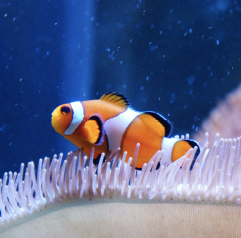
#> input picture project 3/images/clownfish.png, 241 x 238 px
$ jupyter execute convolution_and_pooling.ipynb   (shell and % lines are left out)
#> lines starting #> are read from the running program, lines starting #| are printed output that depends on the picture
### project 3/filter_ops.py
'''filter_ops.py
Implements the convolution and max pooling operations.
Applied to images and other data represented as an ndarray.
YOUR NAMES HERE
CS343: Neural Networks
Project 3: Convolutional neural networks
'''
import numpy as np
import math


def conv2_gray(img, kers, verbose=True):
    '''Does a 2D convolution operation on GRAYSCALE `img` using kernels `kers`.
    Uses 'same' boundary conditions.

    Parameters:
    -----------
    img: ndarray. Grayscale input image to be filtered. shape=(height img_y (px), width img_x (px))
    kers: ndarray. Convolution kernels. shape=(Num kers, ker_sz (px), ker_sz (px))
        NOTE: Kernel should be square and [ker_sz < img_y] and [ker_sz < img_x]
    verbose: bool. I suggest making helpful print statements showing the shape of various things
        as you go. Only execute these print statements if verbose is True.

    Returns:
    -----------
    filteredImg: ndarray. `img` filtered with all the `kers`. shape=(Num kers, img_y, img_x)

    Hints:
    -----------
    - Remember to flip your kernel since this is convolution!
    - Be careful of off-by-one errors, especially in setting up your loops. In particular, you
    want to align your convolution so that it starts aligned with the top-left corner of your
    padded image and iterate until the right/bottom sides of the kernel fall in the last pixel on
    the right/bottom sides of the padded image.
    - Use the 'same' padding formula for compute the necessary amount of padding to have the output
    image have the same spatial dimensions as the input.
    - I suggest using indexing/assignment to 'frame' your input image into the padded one.
    '''
#> called with img = array of shape (7, 7), kers = array of shape (1, 2, 2), verbose = True
    img_y, img_x = img.shape
    n_kers, ker_x, ker_y = kers.shape

    if verbose:
        print(f'img_x={img_y}, img_y={img_x}')
        print(f'n_kers={n_kers}, ker_x={ker_x}, ker_y={ker_y}')

    if ker_x != ker_y:
        print('Kernels must be square!')
        return

    f_Img = np.zeros((n_kers, img_y, img_x))

    padding = math.ceil((ker_x - 1) /2)

    rows = np.zeros((img_y, padding))

    a = np.hstack((rows, img))

    b = np.hstack((a, rows))

    cols= np.zeros((padding, b.shape[1]))

    c = np.vstack((b, cols))

    padded_image = np.vstack((cols, c))


    for k in range(n_kers):
        kernel = kers[k]
        kernel = np.flipud(np.fliplr(kernel))


        for i in range(img_y):
            for j in range(img_x):
                region = padded_image[i:i + ker_x, j:j + ker_x]

                result = np.sum(region * kernel)

                f_Img[k, i, j] = result

    return f_Img

def conv2(img, kers, verbose=True):
    '''Does a 2D convolution operation on COLOR or grayscale `img` using kernels `kers`.
    Uses 'same' boundary conditions.

    Parameters:
    -----------
    img: ndarray. Input image to be filtered. shape=(N_CHANS, height img_y (px), width img_x (px))
        where n_chans is 1 for grayscale images and 3 for RGB color images
    kers: ndarray. Convolution kernels. shape=(Num filters, ker_sz (px), ker_sz (px))
        NOTE: Each kernel should be square and [ker_sz < img_y] and [ker_sz < img_x]
    verbose: bool. I suggest making helpful print statements showing the shape of various things
        as you go. Only execute these print statements if verbose is True.

    Returns:
    -----------
    filteredImg: ndarray. `img` filtered with all `kers`. shape=(Num filters, N_CHANS, img_y, img_x)

    What's new:
    -----------
    - N_CHANS, see above.

    Hints:
    -----------
    - You should not need more for loops than you have in `conv2_gray`.
    - When summing inside your nested loops, keep in mind the keepdims=True parameter of np.sum and
    be aware of which axes you are summing over. If you use keepdims=True, you may want to remove
    singleton dimensions.
    '''
    n_chan, img_y, img_x = img.shape
    n_kers, ker_x, ker_y = kers.shape

    if verbose:
        print(f'img_x={img_y}, img_y={img_x}')
        print(f'n_kers={n_kers}, ker_x={ker_x}, ker_y={ker_y}')

    if ker_x != ker_y:
        print('Kernels must be square!')
        return

    f_Img = np.zeros((n_kers, n_chan, img_y, img_x))

    padding = math.ceil((ker_x - 1) /2)

    padded_img = np.pad(img,( (0,0), (padding, padding), (padding, padding)))

    if verbose:
        print("f_Img shape; ",f_Img.shape)
        print("img shape:",img.shape)
        print("padding: ",padding)
        print("padded_image shape:",padded_img.shape)

    for k in range(n_kers):
        #we do this for each kernel
        kernel = kers[k]
        kernel = np.flipud(np.fliplr(kernel))
        for i in range(img_y):
            for j in range(img_x):
                #step into region
                region = padded_img[:,i:i + ker_y, j:j + ker_x]
                #do I need to sum with some axis.  It seems like our region pulls us into one of our dimensions
                #so why would me need to do anything but sum across the element wise operated matrix
                result = np.sum(region * kernel, axis = (1,2))
                f_Img[k,:, i, j] += result

    return f_Img


def conv2nn(imgs, kers, bias, verbose=True):
    '''General 2D convolution operation suitable for a convolutional layer of a neural network.
    Uses 'same' boundary conditions.

    Parameters:
    -----------
    imgs: ndarray. Input IMAGES to be filtered. shape=(BATCH_SZ, n_chans, img_y, img_x)
        where batch_sz is the number of images in the mini-batch
        n_chans is 1 for grayscale images and 3 for RGB color images
    kers: ndarray. Convolution kernels. shape=(n_kers, N_CHANS, ker_sz, ker_sz)
        NOTE: Each kernel should be square and [ker_sz < img_y] and [ker_sz < img_x]
    bias: ndarray. Bias term used in the neural network layer. Shape=(n_kers,)
        i.e. there is a single bias per filter. Convolution by the c-th filter gets the c-th
        bias term added to it.
    verbose: bool. I suggest making helpful print statements showing the shape of various things
        as you go. Only execute these print statements if verbose is True.

    What's new (vs conv2):
    -----------
    - Multiple images (mini-batch support)
    - Kernels now have a color channel dimension too
    - Collapse (sum) over color channels when computing the returned output images
    - A bias term

    Returns:
    -----------
    output: ndarray. `imgs` filtered with all `kers`. shape=(BATCH_SZ, n_kers, img_y, img_x)

    Hints:
    -----------
    - You may need additional loop(s).
    - Summing inside your loop can be made simpler compared to conv2.
    - Adding the bias should be easy.
    '''
    batch_sz, n_chans, img_y, img_x = imgs.shape
    n_kers, n_ker_chans, ker_x, ker_y = kers.shape

    if verbose:
        print(f'batch_sz={batch_sz}, n_chan={n_chans}, img_x={img_y}, img_y={img_x}')
        print(f'n_kers={n_kers}, n_ker_chans={n_ker_chans}, ker_x={ker_x}, ker_y={ker_y}')

    if ker_x != ker_y:
        print('Kernels must be square!')
        return

    if n_chans != n_ker_chans:
        print('Number of kernel channels doesnt match input num channels!')
        return

    f_Imgs = np.zeros((batch_sz, n_kers, img_y, img_x))

    padding = math.ceil((ker_x - 1) /2)

    padded_imgs = np.pad(imgs,((0,0),(0,0), (padding, padding), (padding, padding)))

    if verbose:
        print("f_Img shape; ",f_Imgs.shape)
        print("img shape:",imgs.shape)
        print("padding: ",padding)
        print("padded_image shape:",padded_imgs.shape)

    flipped_kers = np.flip(kers, axis=(2, 3))

    for img in range(batch_sz):
        for k in range(n_kers):
            #we do this for each kernel
            # kernel = kers[k]
            # kernel = np.flip(kernel, axis=(1, 2))#np.flipud(np.fliplr(kernel))
            for i in range(img_y):
                for j in range(img_x):
                    #step into region
                    region = padded_imgs[img,:,i:i + ker_y, j:j + ker_x]
                    result = np.sum(region * flipped_kers[k]) #will be n_channels
                    f_Imgs[img,k, i, j] += result + bias[k]

    return f_Imgs


def get_pooling_out_shape(img_dim, pool_size, strides):
    '''Computes the size of the output of a max pooling operation along one spatial dimension.

    Parameters:
    -----------
    img_dim: int. Either img_y or img_x
    pool_size: int. Size of pooling window in one dimension: either x or y (assumed the same).
    strides: int. Size of stride when the max pooling window moves from one position to another.

    Returns:
    -----------
    int. The size in pixels of the output of the image after max pooling is applied, in the dimension
        img_dim.
    '''

    return int(np.floor((img_dim - pool_size) / strides) + 1)


def max_pool(inputs, pool_size=2, strides=1, verbose=True):
    ''' Does max pooling on inputs. Works on single grayscale images, so somewhat comparable to
    `conv2_gray`.

    Parameters:
    -----------
    inputs: Input to be filtered. shape=(height img_y, width img_x)
    pool_size: int. Pooling window extent in both x and y.
    strides: int. How many "pixels" in x and y to skip over between successive max pooling operations
    verbose: bool. I suggest making helpful print statements showing the shape of various things
        as you go. Only execute these print statements if verbose is True.

    Returns:
    -----------
    outputs: Input filtered with max pooling op. shape=(out_y, out_x)
        NOTE: out_y, out_x determined by the output shape formula. The input spatial dimensions are
        not preserved (unless pool_size=1...but what's the point of that? :)

    NOTE: There is no padding in the max-pooling operation.

    Hints:
    -----------
    - You should be able to heavily leverage the structure of your conv2_gray code here
    - Instead of defining a kernel, indexing strategically may be helpful
    - You may need to keep track of and update indices for both the input and output images
    - Overall, this should be a simpler implementation than `conv2_gray`
    '''

    img_y, img_x = inputs.shape

    out_dims = get_pooling_out_shape(img_y, pool_size, strides),get_pooling_out_shape(img_x, pool_size, strides)

    output = np.zeros((out_dims[0], out_dims[1]))

    for i in range(out_dims[0]):
        for j in range(out_dims[1]):
            region = inputs[strides*i:strides*i + pool_size, strides*j:strides*j + pool_size]
            output[i,j] = np.max(region)


    return output


def max_poolnn(inputs, pool_size=2, strides=1, verbose=True):
    ''' Max pooling implementation for a MaxPooling2D layer of a neural network

    Parameters:
    -----------
    inputs: Input to be filtered. shape=(mini_batch_sz, n_chans, height img_y, width img_x)
        where n_chans is 1 for grayscale images and 3 for RGB color images
    pool_size: int. Pooling window extent in both x and y.
    strides: int. How many "pixels" in x and y to skip over between successive max pooling operations
    verbose: bool. I suggest making helpful print statements showing the shape of various things
        as you go. Only execute these print statements if verbose is True.

    Returns:
    -----------
    outputs: Input filtered with max pooling op. shape=(mini_batch_sz, n_chans, out_y, out_x)
        NOTE: out_y, out_x determined by the output shape formula. The input spatial dimensions are
        not preserved (unless pool_size=1...but what's the point of that?)

    What's new (vs max_pool):
    -----------
    - Multiple images (mini-batch support)
    - Images now have a color channel dimension too

    Hints:
    -----------
    - If you added additional nested loops, be careful when you reset your input image indices
    '''
    mini_batch_sz, n_chans, img_y, img_x = inputs.shape

    #we can do this vectorized

    out_dims =mini_batch_sz, n_chans, get_pooling_out_shape(img_y, pool_size, strides),get_pooling_out_shape(img_x, pool_size, strides)

    output = np.zeros((mini_batch_sz, n_chans, out_dims[2], out_dims[3]))

    for i in range(out_dims[2]):
        for j in range(out_dims[3]):
            region = inputs[:,:,strides*i:strides*i + pool_size, strides*j:strides*j + pool_size]
            output[:,:,i,j] = np.max(region, axis = (2,3))


    return output

### project 3/convolution_and_pooling.ipynb
**Gordon Doore Ghailan Fadah**

Fall 2023

CS343: Neural Networks

[cell 1]
import os
import random
import numpy as np
import matplotlib.pyplot as plt
import scipy.signal as sp
from PIL import Image

plt.style.use(['seaborn-colorblind', 'seaborn-darkgrid'])
plt.rcParams.update({'font.size': 20})

np.set_printoptions(suppress=True, precision=3)

# Automatically reload external modules

# Project 3 |  Convolutional Neural Networks

## Task 1: Single channel 2D Convolution (Grayscale image filtering)

As the name suggests, a critical component of a convolutional neural network is the **convolution** operation. We're going to start by implementing a function in `filter_ops.py` that convolves an image with a filter. You will make use of this function when you build the convolutional net next week. We'll make several versions of the function to help with the debugging, gradually adding complexity.

First, implement `conv2_gray` according to the specifications in the comments. Run the following code to test your implementation

### 1a. Single kernel synthetic data tests

[cell 2]
from filter_ops import conv2_gray

#### Test: Single kernel, odd image size

[cell 3]
# Create test 'staircase' pattern 0-10 across the column dimension and replicate across rows
test_num_cols = 7
test_img = np.tile(1 + np.arange(0, test_num_cols), (test_num_cols, 1))

# Single uniform (normalized) averaging kernel
test_ker_sz = 2
test_ker = np.ones([1, test_ker_sz, test_ker_sz])
test_ker /= test_ker.sum()
print(f'test img shape is {test_img.shape} and test ker shape is {test_ker.shape}')
print(f'test img looks like:\n{test_img}\nand test ker looks like\n{test_ker}')

[cell 4]
test_out_img = conv2_gray(test_img, test_ker, verbose=True)
print(f'Your filtered image shape is {test_out_img.shape} and it should be (1, 7, 7)')
print(f'Here is your filtered image:')
print('------------------------------------')
print(test_out_img[0])
print('------------------------------------')
print(f'Here is what it should look like:')
print('------------------------------------')
print(sp.convolve2d(test_img, test_ker[0], mode='same'))
print('------------------------------------')

#### Test: Single kernel, even image size

[cell 5]
# Create test 'staircase' pattern 0-10 across the column dimension and replicate across rows
test_num_cols = 8
test_img = np.tile(1 + np.arange(0, test_num_cols), (test_num_cols, 1))
print(f'test img shape is {test_img.shape} and test ker shape is {test_ker.shape}')
print(f'test img looks like:\n{test_img}\nand test ker looks like\n{test_ker}')

[cell 6]
test_out_img = conv2_gray(test_img, test_ker, verbose=True)
print(f'Your filtered image shape is {test_out_img.shape} and it should be (1, 8, 8)')
print(f'Here is your filtered image:')
print('------------------------------------')
print(test_out_img[0])
print('------------------------------------')
print(f'Here is what it should look like:')
print('------------------------------------')
print(sp.convolve2d(test_img, test_ker[0], mode='same'))
print('------------------------------------')

#### Test: Single kernel (odd shape), even image size

[cell 7]
# Create test 'staircase' pattern 0-10 across the column dimension and replicate across rows
test_num_cols = 8
test_img = np.tile(1 + np.arange(0, test_num_cols), (test_num_cols+2, 1))

test_ker2_sz = 5
test_ker2 = np.ones([1, test_ker2_sz, test_ker2_sz])
test_ker2 /= test_ker2.sum()
print(f'test img shape is {test_img.shape} and test ker shape is {test_ker2.shape}')
print(f'test img looks like:\n{test_img}\nand test ker looks like\n{test_ker2}')

[cell 8]
test_out_img = conv2_gray(test_img, test_ker2, verbose=True)
print(f'Your filtered image shape is {test_out_img.shape} and it should be (1, 10, 8)')
print(f'Here is your filtered image:')
print('------------------------------------')
print(test_out_img[0])
print('------------------------------------')
print(f'Here is what it should look like:')
print('------------------------------------')
print(sp.convolve2d(test_img, test_ker2[0], mode='same'))
print('------------------------------------')

### 1b. Multiple kernel grayscale image tests

Now you're ready to test your convolution function on an actual image!

#### 1b (i). Load in clownfish image

Download the image of the clown fish from the project website (`clownfish.png`). Put it in a folder called `images/` in your project working directory then run the following code to import it.

[cell 9]
# Load in the clownfish image then convert to grayscale for testing
clownfish = Image.open('images/clownfish.png', 'r')
#> clownfish is the input picture: PIL image 241x238 RGBA; mean R, G, B, A 90.6, 100.7, 138.6, 255
clownfish_gray = clownfish.convert('L')  # convert to grayscale
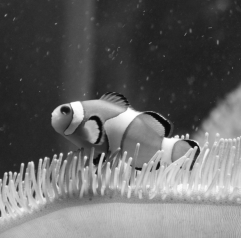
#> clownfish_gray: PIL image 241x238 L; min 7, max 255, mean 102
clownfish_gray

#### 1b (ii). Generate and plot Gabor filters

Run the following code to define and plot Gabor filters. You will uses these filters to test out your convolution.

Gabor filters are a broad class of kernels, and the following function generates those that approximate the receptive field of certain neurons (**simple cells**) in an area of the brain called primary visual cortex (V1). The equation comes from an analysis of the neurophysiological data by Lee (1996):

http://leelab.cnbc.cmu.edu/publication/assets/links/ImageRepre.pdf

[cell 10]
def gabor(filter_sz_xy, w, theta, K=np.pi):
    ''' Generates a simple cell-like Gabor filter.

    Parameters:
    -----------
    filter_sz_xy: tuple. shape=(filter width, filter height)
    w: float. spatial frequency of the filter
    theta: float. Angular direction of the filter in radians
    K: float. Angular phase of the filter in radians
    '''
    rad_x, rad_y = filter_sz_xy
    rad_x, rad_y = int(rad_x/2), int(rad_y/2)
    [x, y] = np.meshgrid(np.arange(-rad_x, rad_x+1), np.arange(-rad_y, rad_y+1))

    x_p = x*np.cos(theta) + y*np.sin(theta)
    y_p = -x*np.sin(theta) + y*np.cos(theta)

    # Take the real part of the filter
    gauss = w**2 / (4*np.pi*K**2) * np.exp(-(w**2/(8*K**2)) * (4*x_p**2 + y_p**2))
    sinusoid = np.cos(w*x_p) * np.exp(K**2/2)
    gabor = gauss * sinusoid
    return gabor


def plot_image_panel(imgs):
    fig, axes = plt.subplots(ncols=len(imgs), figsize=(3*len(imgs),6))
    if len(imgs) == 1:
        axes.imshow(imgs[0])
        axes.set_xticks([])
        axes.set_yticks([])
    else:
        for ax, img in zip(axes, imgs):
            ax.imshow(img)
            ax.set_xticks([])
            ax.set_yticks([])
    plt.show()

[cell 11]
gabor_kers = []
for th in np.arange(-np.pi/2, np.pi/2, np.pi/8):
    gabor_kers.append(gabor(filter_sz_xy=[121, 121], w=0.25, theta=th))
plot_image_panel(gabor_kers)
#> in plot_image_panel, `plt.show()`:
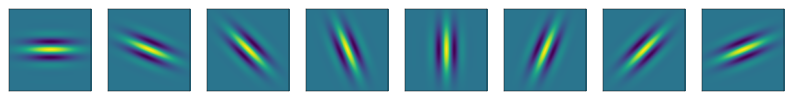
#> figure drawn by matplotlib, 8 panels

#### 1b (iii). Create Gabor filters for convolution

These filters look nice, but their 121x121 size adds needless computation time (especially just to test your convolution function!).

Write code below that generates 4 (total) Gabor filters that respond to
- horizontal
- `-45`° (negative slope)
- vertical
- `45`° (positive slope)

bar orientations with spatial frequency `2` and filter size `(21, 21)`. Convert the list to a numpy array (`shape = (4, 21, 21)`).

Note: the `gabor` function assumes the angles are in **radians**, not degrees

[cell 12]
# TODO: Set up test filters
gabor_kers = []

gabor_kers.append(gabor(filter_sz_xy=[21, 21], w=2, theta=2*np.pi))
gabor_kers.append(gabor(filter_sz_xy=[21, 21], w=2, theta=-7*np.pi/4))
gabor_kers.append(gabor(filter_sz_xy=[21, 21], w=2, theta=np.pi/2))
gabor_kers.append(gabor(filter_sz_xy=[21, 21], w=2, theta=np.pi/4))


plot_image_panel(gabor_kers)
#> in plot_image_panel (call 2), `plt.show()`:
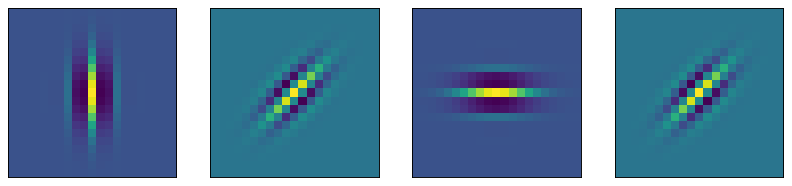
#> figure drawn by matplotlib, 4 panels
gabor_kers = np.array(gabor_kers)
print(f'Test kernels have shape {gabor_kers.shape} and it should be (4, 21, 21)')
print('Assuming that you generated the filters in the above order, the center few values in each of your filters are:')
print(gabor_kers[:,9:12, 10])
print('and they should be:')
print('''[[-1.524  4.484 -1.524]
 [ 0.616  4.484  0.616]
 [ 4.263  4.484  4.263]
 [ 0.616  4.484  0.616]]''')

#### 1b (iv). Questions

The following code should produce four images that look like the clown fish but on a gray background.

**Question 1:** What is each filter picking up in the image?

**Answer 1:** Edges oriented as each line is oriented on the filter.  So a vertical line will have high output values when convolved with the first filter (for example).

[cell 13]
clownfish_gray_np = np.array(clownfish_gray)
clownfish_gray_out = conv2_gray(clownfish_gray_np, gabor_kers)
#> call 4 of conv2_gray, with kers = array of shape (4, 21, 21), verbose = True
#| img_x=238, img_y=241
#> in conv2_gray (call 4), `a = np.hstack((rows, img))`:
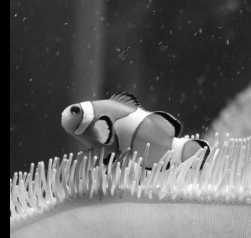
#> a: shape (238, 251) float64; min 0, max 255, mean 97.9
#> in conv2_gray (call 4), `b = np.hstack((a, rows))`:
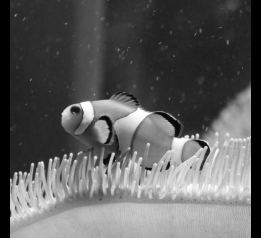
#> b: shape (238, 261) float64; min 0, max 255, mean 94.2
#> in conv2_gray (call 4), `c = np.vstack((b, cols))`:
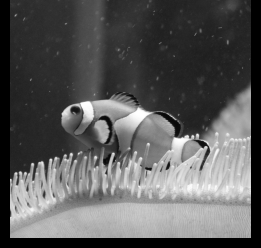
#> c: shape (248, 261) float64; min 0, max 255, mean 90.4
#> (the rest of the program and of its run is left out)
